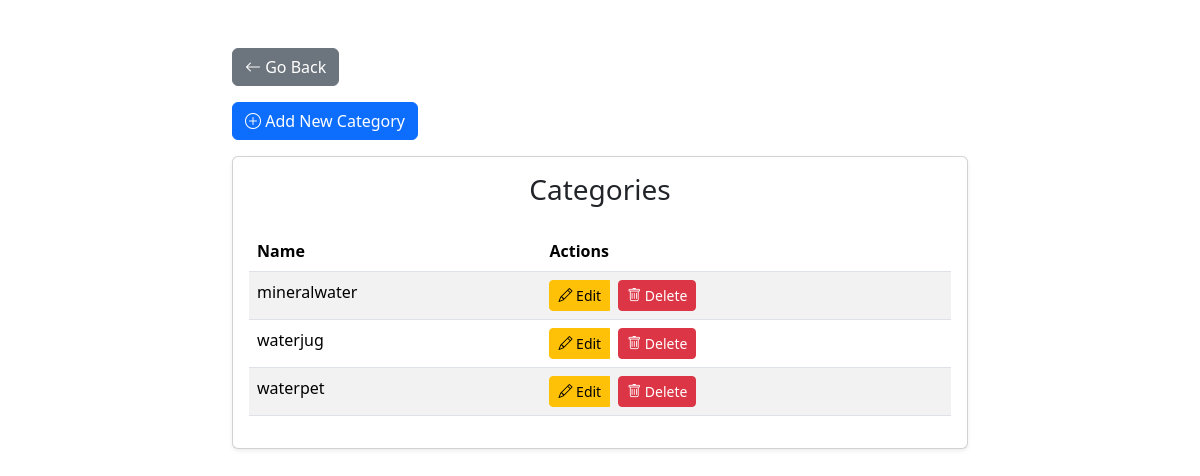
Page /categories/ on the earlier database version.
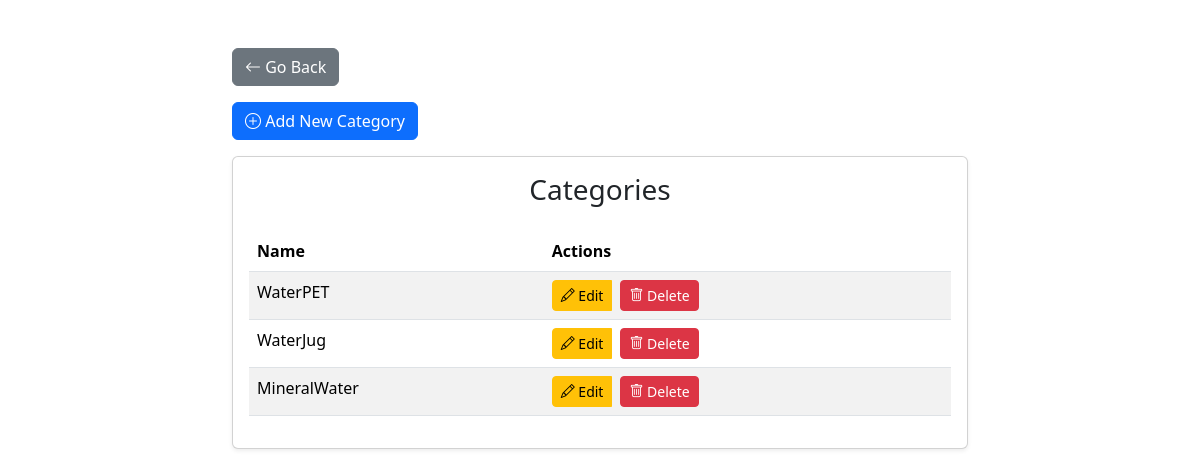
Same page on the later database version.
### waterproject/models.py (models this page shows, shortened)
class Category(models.Model):
    name = models.CharField(max_length=100, unique=True)
    description = models.TextField(null=True, blank=True)
    image = models.ImageField(upload_to='categories/', null=True, blank=True)

### waterproject/views.py (the view)
# urls.py: path('categories/', views.category_list, name='category_list'),
def category_list(request):
    categories = Category.objects.all()
    if request.method == 'POST':
        form = CategoryForm(request.POST)
        if form.is_valid():
            form.save()
            return redirect('category_list')
    else:
        form = CategoryForm()
    context = {
        'categories': categories,
        'form': form,
    }
    return render(request, 'admincontent/category_list.html', context)

### waterproject/templates/admincontent/category_list.html (shortened to what this page needs)
{% load static %}
<!DOCTYPE html>
<html lang="en">
<head>
    <link href="https://cdn.jsdelivr.net/npm/bootstrap@5.3.3/dist/css/bootstrap.min.css" rel="stylesheet">
    <link href="https://cdnjs.cloudflare.com/ajax/libs/bootstrap-icons/1.10.0/font/bootstrap-icons.min.css" rel="stylesheet">
</head>
<body>
    <div class="container mt-5">
        <div class="row justify-content-center">
            <div class="col-md-8">
                <div class="mb-3">
                    <a href="{% url 'superuser_dashboard' %}" class="btn btn-secondary">
                        <i class="bi bi-arrow-left"></i> Go Back
                    </a>
                </div>
                <div class="mb-3">
                    <a href="{% url 'add_category' %}" class="btn btn-primary">
                        <i class="bi bi-plus-circle"></i> Add New Category
                    </a>
                </div>
                <div class="card shadow-sm">
                    <div class="card-body">
                        <h3 class="text-center mb-4">Categories</h3>
                        <table class="table table-striped mt-3">
                            <thead>
                                <tr>
                                    <th>Name</th>
                                    <th>Actions</th>
                                </tr>
                            </thead>
                            <tbody>
                                {% for category in categories %}
                                    <tr>
                                        <td>{{ category.name }}</td>
                                        <td>
                                            <div class="btn-group" role="group">
                                                <a href="{% url 'edit_category' category.pk %}" class="btn btn-warning btn-sm me-2">
                                                    <i class="bi bi-pencil"></i> Edit
                                                </a>
                                                <form action="{% url 'delete_category' category.pk %}" method="POST" style="display: inline;">
                                                    <button type="submit" class="btn btn-danger btn-sm">
                                                        <i class="bi bi-trash"></i> Delete
                                                    </button>
                                                </form>
                                            </div>
                                        </td>
                                    </tr>
                                {% empty %}
                                    <tr>
                                        <td colspan="2" class="text-center">No categories available.</td>
                                    </tr>
                                {% endfor %}
                            </tbody>
                        </table>
                    </div>
                </div>
            </div>
        </div>
    </div>
</body>
</html>

Differences in the rows shown:
removed Category: name "mineralwater"
removed Category: name "waterjug"
removed Category: name "waterpet"
added Category: name "WaterPET"
added Category: name "WaterJug"
added Category: name "MineralWater"
